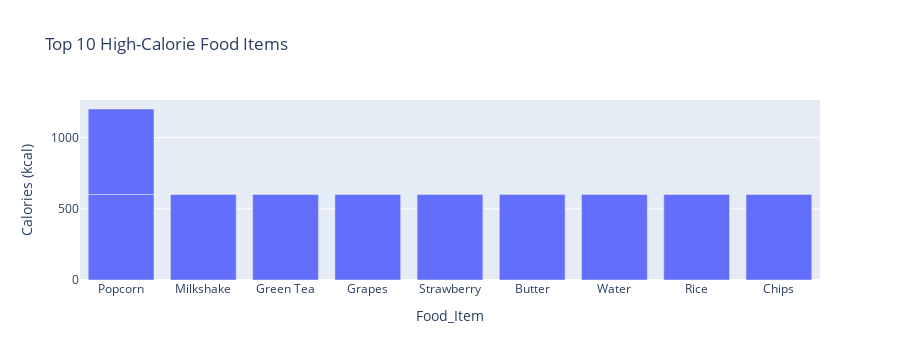

Notebook source saved alongside this figure:
### Markdown cell above
## Top Food Items by Nutritional Content

### Code cell
top_foods = DF.sort_values('Calories (kcal)', ascending=False).head(10)
fig = px.bar(top_foods, x='Food_Item', y='Calories (kcal)', title='Top 10 High-Calorie Food Items')
fig.show()

### Figure 1 — Plotly figure (JSON) as saved in the notebook; plotly's stock layout.template omitted (floating-point values rounded to 4 significant figures)
{"data": [{"alignmentgroup": "True", "hovertemplate": "Food_Item=%{x}<br>Calories (kcal)=%{y}<extra></extra>", "legendgroup": "", "marker": {"color": "#636efa", "pattern": {"shape": ""}}, "name": "", "offsetgroup": "", "orientation": "v", "showlegend": false, "textposition": "auto", "type": "bar", "x": ["Popcorn", "Milkshake", "Green Tea", "Grapes", "Strawberry", "Butter", "Water", "Rice", "Chips", "Popcorn"], "xaxis": "x", "y": [600, 600, 600, 600, 600, 600, 600, 600, 600, 600], "yaxis": "y"}], "layout": {"autosize": true, "barmode": "relative", "height": 360, "legend": {"tracegroupgap": 0}, "title": {"text": "Top 10 High-Calorie Food Items"}, "xaxis": {"anchor": "y", "autorange": true, "domain": [0, 1], "range": [-0.5, 8.5], "title": {"text": "Food_Item"}, "type": "category"}, "yaxis": {"anchor": "x", "autorange": true, "domain": [0, 1], "range": [0, 1263.0], "title": {"text": "Calories (kcal)"}, "type": "linear"}}}
